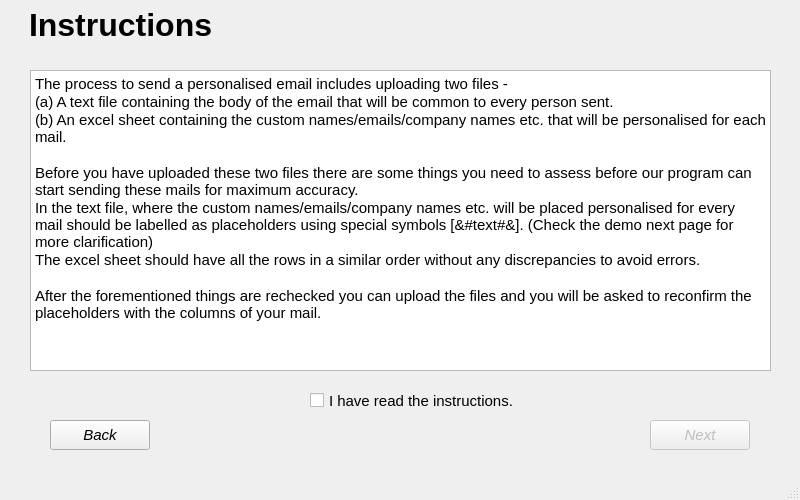
<?xml version="1.0" encoding="UTF-8"?>
<ui version="4.0">
 <class>MainWindow</class>
 <widget class="QMainWindow" name="MainWindow">
  <property name="geometry">
   <rect>
    <x>0</x>
    <y>0</y>
    <width>800</width>
    <height>500</height>
   </rect>
  </property>
  <property name="windowTitle">
   <string>MainWindow</string>
  </property>
  <property name="styleSheet">
   <string notr="true"/>
  </property>
  <widget class="QWidget" name="centralwidget">
   <widget class="QLabel" name="label">
    <property name="geometry">
     <rect>
      <x>29</x>
      <y>0</y>
      <width>771</width>
      <height>50</height>
     </rect>
    </property>
    <property name="font">
     <font>
      <pointsize>24</pointsize>
      <italic>false</italic>
      <bold>true</bold>
     </font>
    </property>
    <property name="text">
     <string>Instructions</string>
    </property>
    <property name="alignment">
     <set>Qt::AlignJustify|Qt::AlignVCenter</set>
    </property>
   </widget>
   <widget class="QPushButton" name="b22">
    <property name="enabled">
     <bool>false</bool>
    </property>
    <property name="geometry">
     <rect>
      <x>650</x>
      <y>420</y>
      <width>100</width>
      <height>30</height>
     </rect>
    </property>
    <property name="font">
     <font>
      <pointsize>11</pointsize>
      <italic>true</italic>
     </font>
    </property>
    <property name="text">
     <string>Next</string>
    </property>
   </widget>
   <widget class="QPushButton" name="b21">
    <property name="geometry">
     <rect>
      <x>50</x>
      <y>420</y>
      <width>100</width>
      <height>30</height>
     </rect>
    </property>
    <property name="font">
     <font>
      <pointsize>11</pointsize>
      <italic>true</italic>
     </font>
    </property>
    <property name="text">
     <string>Back</string>
    </property>
   </widget>
   <widget class="QTextBrowser" name="textBrowser">
    <property name="geometry">
     <rect>
      <x>30</x>
      <y>70</y>
      <width>741</width>
      <height>301</height>
     </rect>
    </property>
    <property name="html">
     <string>&lt;!DOCTYPE HTML PUBLIC &quot;-//W3C//DTD HTML 4.0//EN&quot; &quot;http://www.w3.org/TR/REC-html40/strict.dtd&quot;&gt;
&lt;html&gt;&lt;head&gt;&lt;meta name=&quot;qrichtext&quot; content=&quot;1&quot; /&gt;&lt;meta charset=&quot;utf-8&quot; /&gt;&lt;style type=&quot;text/css&quot;&gt;
p, li { white-space: pre-wrap; }
&lt;/style&gt;&lt;/head&gt;&lt;body style=&quot; font-family:'Segoe UI'; font-size:9pt; font-weight:400; font-style:normal;&quot;&gt;
&lt;p style=&quot; margin-top:0px; margin-bottom:0px; margin-left:0px; margin-right:0px; -qt-block-indent:0; text-indent:0px;&quot;&gt;&lt;span style=&quot; font-size:11pt;&quot;&gt;The process to send a personalised email includes uploading two files - &lt;/span&gt;&lt;/p&gt;
&lt;p style=&quot; margin-top:0px; margin-bottom:0px; margin-left:0px; margin-right:0px; -qt-block-indent:0; text-indent:0px;&quot;&gt;&lt;span style=&quot; font-size:11pt;&quot;&gt;(a) A text file containing the body of the email that will be common to every person sent.&lt;/span&gt;&lt;/p&gt;
&lt;p style=&quot; margin-top:0px; margin-bottom:0px; margin-left:0px; margin-right:0px; -qt-block-indent:0; text-indent:0px;&quot;&gt;&lt;span style=&quot; font-size:11pt;&quot;&gt;(b) An excel sheet containing the custom names/emails/company names etc. that will be personalised for each mail.&lt;/span&gt;&lt;/p&gt;
&lt;p style=&quot;-qt-paragraph-type:empty; margin-top:0px; margin-bottom:0px; margin-left:0px; margin-right:0px; -qt-block-indent:0; text-indent:0px; font-size:11pt;&quot;&gt;&lt;br /&gt;&lt;/p&gt;
&lt;p style=&quot; margin-top:0px; margin-bottom:0px; margin-left:0px; margin-right:0px; -qt-block-indent:0; text-indent:0px;&quot;&gt;&lt;span style=&quot; font-size:11pt;&quot;&gt;Before you have uploaded these two files there are some things you need to assess before our program can start sending these mails for maximum accuracy.&lt;/span&gt;&lt;/p&gt;
&lt;p style=&quot; margin-top:0px; margin-bottom:0px; margin-left:0px; margin-right:0px; -qt-block-indent:0; text-indent:0px;&quot;&gt;&lt;span style=&quot; font-size:11pt;&quot;&gt;In the text file, where the custom names/emails/company names etc. will be placed personalised for every mail should be labelled as placeholders using special symbols [&amp;amp;#text#&amp;amp;]. (Check the demo next page for more clarification)&lt;/span&gt;&lt;/p&gt;
&lt;p style=&quot; margin-top:0px; margin-bottom:0px; margin-left:0px; margin-right:0px; -qt-block-indent:0; text-indent:0px;&quot;&gt;&lt;span style=&quot; font-size:11pt;&quot;&gt;The excel sheet should have all the rows in a similar order without any discrepancies to avoid errors. &lt;/span&gt;&lt;/p&gt;
&lt;p style=&quot;-qt-paragraph-type:empty; margin-top:0px; margin-bottom:0px; margin-left:0px; margin-right:0px; -qt-block-indent:0; text-indent:0px; font-size:11pt;&quot;&gt;&lt;br /&gt;&lt;/p&gt;
&lt;p style=&quot; margin-top:0px; margin-bottom:0px; margin-left:0px; margin-right:0px; -qt-block-indent:0; text-indent:0px;&quot;&gt;&lt;span style=&quot; font-size:11pt;&quot;&gt;After the forementioned things are rechecked you can upload the files and you will be asked to reconfirm the placeholders with the columns of your mail.&lt;/span&gt;&lt;/p&gt;&lt;/body&gt;&lt;/html&gt;</string>
    </property>
   </widget>
   <widget class="QCheckBox" name="cb">
    <property name="geometry">
     <rect>
      <x>310</x>
      <y>380</y>
      <width>371</width>
      <height>41</height>
     </rect>
    </property>
    <property name="font">
     <font>
      <pointsize>11</pointsize>
     </font>
    </property>
    <property name="text">
     <string>I have read the instructions.</string>
    </property>
   </widget>
  </widget>
  <widget class="QMenuBar" name="menubar">
   <property name="geometry">
    <rect>
     <x>0</x>
     <y>0</y>
     <width>800</width>
     <height>22</height>
    </rect>
   </property>
  </widget>
  <widget class="QStatusBar" name="statusbar"/>
 </widget>
 <resources/>
 <connections/>
</ui>
